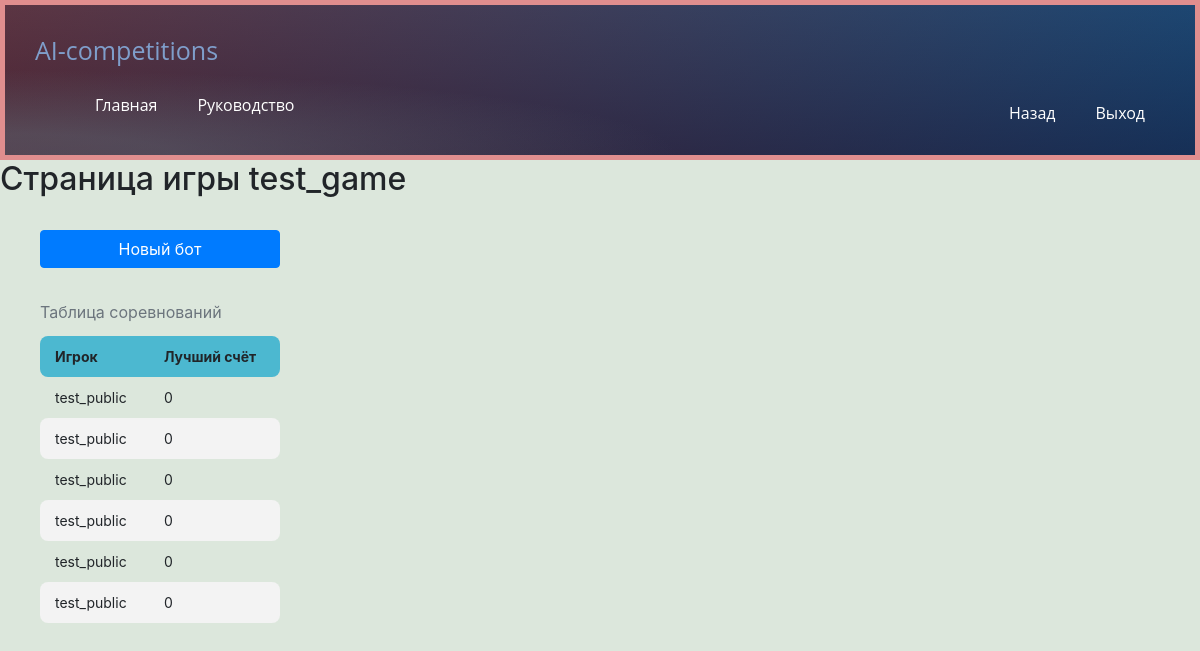
Screenshot of /botArena/game/test_game (signed in) with the database file from the repository.
### botArena/models.py (models this page shows, shortened)
class Game(models.Model):
    name = models.CharField(max_length=200)
    leader = models.CharField(max_length=200, default='None')
    leader_score = models.IntegerField(default=0)
    source = models.FileField(upload_to='game_src/', default='game_src/none.py')

class Bot(models.Model):
    game = models.ForeignKey(Game, on_delete=models.CASCADE)
    creator_name = models.CharField(max_length=200)
    result = models.IntegerField(default=0)
    source = models.FileField(upload_to='bots_src/', default='bots_src/none.py')

### botArena/views.py (the view)
# urls.py: path('game/<str:name>', views.game, name='game'),
@login_required()
def game(request, name):
    if not request.user.is_authenticated:
        return HttpResponseRedirect(reverse('botArena:login', args=()))
    this_game = Game.objects.filter(name__startswith=name)
    return render(request, 'botArena/game.html', {'game': this_game[0]})

### botArena/templates/botArena/game.html
{% extends 'botArena/base_logined.html' %}
{% load static %}
{% block head %}
    <link rel="stylesheet" href="{%static 'botArena/css/game.css'%}">
{% endblock %}
{% block content %}
    <h2> Страница игры {{game.name}} </h2>
    <br>
    <form action="{% url 'botArena:new_bot' game.name  %}">
        <button type="submit" class="btn btn-primary btn-block" > Новый бот </button>
    </form>
    {% if game %}
        <table>
        <caption>Таблица соревнований</caption>
            <thead>
            <tr><th> Игрок </th><th> Лучший счёт </th></tr>
            </thead>
            <tbody>
            {% for bot in game.bot_set.all  %}
                <tr>
                    <td> {{ bot.creator_name }} </td>
                    <td> {{ bot.result }} </td>
                </tr>
            {% endfor %}
            </tbody>
        </table>
    {% else %}
        <p>No bots are avaible.</p>
    {% endif %}
{% endblock %}

### botArena/templates/botArena/base_logined.html
{% extends 'botArena/base.html' %}
{% load static %}
{% block aside_r %}
    <a href="{% url 'botArena:logout' %}"> <li> Выход</li> </a>
{% endblock %}

### botArena/templates/botArena/base.html (shortened to what this page needs)
{% load static %}
<!DOCTYPE html>
<html lang="en">
    <head>
        <link rel="stylesheet" href="https://stackpath.bootstrapcdn.com/bootstrap/4.5.2/css/bootstrap.min.css">
        <link rel="stylesheet" type="text/css" href="http://maxcdn.bootstrapcdn.com/font-awesome/4.2.0/css/font-awesome.min.css">
        <link rel="stylesheet" href="{%static 'botArena/css/base.css'%}">
        {% block head %} {% endblock %}
    </head>
    <body>
        <aside>
            <h1>AI-competitions</h1>
            <ul class="left">
                <a href="{% url 'botArena:home' %}">  <li>  Главная </li> </a>
                <a href=""> <li> Руководство </li> </a>
            </ul>
            <ul class="right">
                {% block aside_r %} {% endblock %}
                <a href="#" onclick = history.back();> <li> Назад </li></a>
            </ul>
        </aside>
        <main>
            {% block content %}
            {% endblock %}
        </main>
    </body>
</html>

### static/botArena/css/base.css (style rules this page uses)
body { background: #dce7dc; }
aside { float: top; font-family: 'Open Sans', sans-serif; background: #092756; background: -moz-radial-gradient(0% 100%, ellipse cover, rgba(101,128,138,.2) 10%,rgba(138,114,76,0) 40%),-moz-linear-gradient(top, rgba(57,173,219,.25) 0%, rgba(42,60,87,.4) 100%), -moz-linear-gradient(-45deg, #670d10 0%, #092756 100%); background: -webkit-radial-gradient(0% 100%, ellipse cover, rgba(104,121,138,.4) 10%,rgba(138,114,76,0) 40%), -webkit-linear-gradient(top, rgba(57,12,219,.25) 0%,rgba(42,61,87,.4) 100%), -webkit-linear-gradient(45deg, #670d10 0%,#092756 100%); background: -o-radial-gradient(0% 100%, ellipse cover, rgba(104,112,138,.4) 10%,rgba(138,114,76,0) 40%), -o-linear-gradient(top, rgba(57,113,219,.25) 0%,rgba(42,60,87,.4) 100%), -o-linear-gradient(-90deg, #670d10 0%,#092756 100%); background: -ms-radial-gradient(0% 100%, ellipse cover, rgba(104,128,138,.4) 10%,rgba(138,114,76,0) 40%), -ms-linear-gradient(top, rgba(57,173,19,.25) 0%,rgba(42,60,87,.4) 100%), -ms-linear-gradient(-45deg, #670d10 0%,#092756 100%); background: -webkit-radial-gradient(0% 100%, ellipse cover, rgba(104,128,138,.4) 10%,rgba(138,114,76,0) 40%), linear-gradient(to bottom, rgba(57,173,219,.25) 0%,rgba(42,60,87,.4) 100%), linear-gradient(135deg, #670d10 0%,#092756 100%); filter: progid:DXImageTransform width: 100%; padding: 2.5%; height: 20vh; border: 5px solid #e08e8e; }
aside ul.left li { float: left; color: white; display: block; margin: 20px; transition: transform 0.2s ease-in-out; }
aside ul.right li { float: right; color: white; display: block; margin: 20px; transition: transform 0.2s ease-in-out; }
aside h1 { font-size: 25px; color: #7f9ecb; }
aside h1:after { content: ""; position: absolute; height: 35px; width: 35px; border-radius: 120px; border: 1px solid rgb(81, 227, 213); top: -16%; left: 22%; z-index: -1 }

### static/botArena/css/game.css (style rules this page uses)
table { width: 20%; border: none; margin-bottom: 20px; margin-left: 40px; }
table thead th { font-weight: bold; text-align: left; border: none; padding: 10px 15px; background: #4cb8d0; font-size: 14px; }
table thead tr th:first-child { border-radius: 8px 0 0 8px; }
table thead tr th:last-child { border-radius: 0 8px 8px 0; }
table tbody td { text-align: left; border: none; padding: 10px 15px; font-size: 14px; vertical-align: top; }
table tbody tr:nth-child(even) { background: #f3f3f3; }
table tbody tr td:first-child { border-radius: 8px 0 0 8px; }
table tbody tr td:last-child { border-radius: 0 8px 8px 0; }
caption { caption-side: top; }
button.btn { width: 20%; margin-bottom: 20px; margin-left: 40px; }

### rows the page displays
Game: name "test_game"
Bot: creator_name "test_public", result "0"
Bot: creator_name "test_public", result "0"
Bot: creator_name "test_public", result "0"
Bot: creator_name "test_public", result "0"
Bot: creator_name "test_public", result "0"
Bot: creator_name "test_public", result "0"
